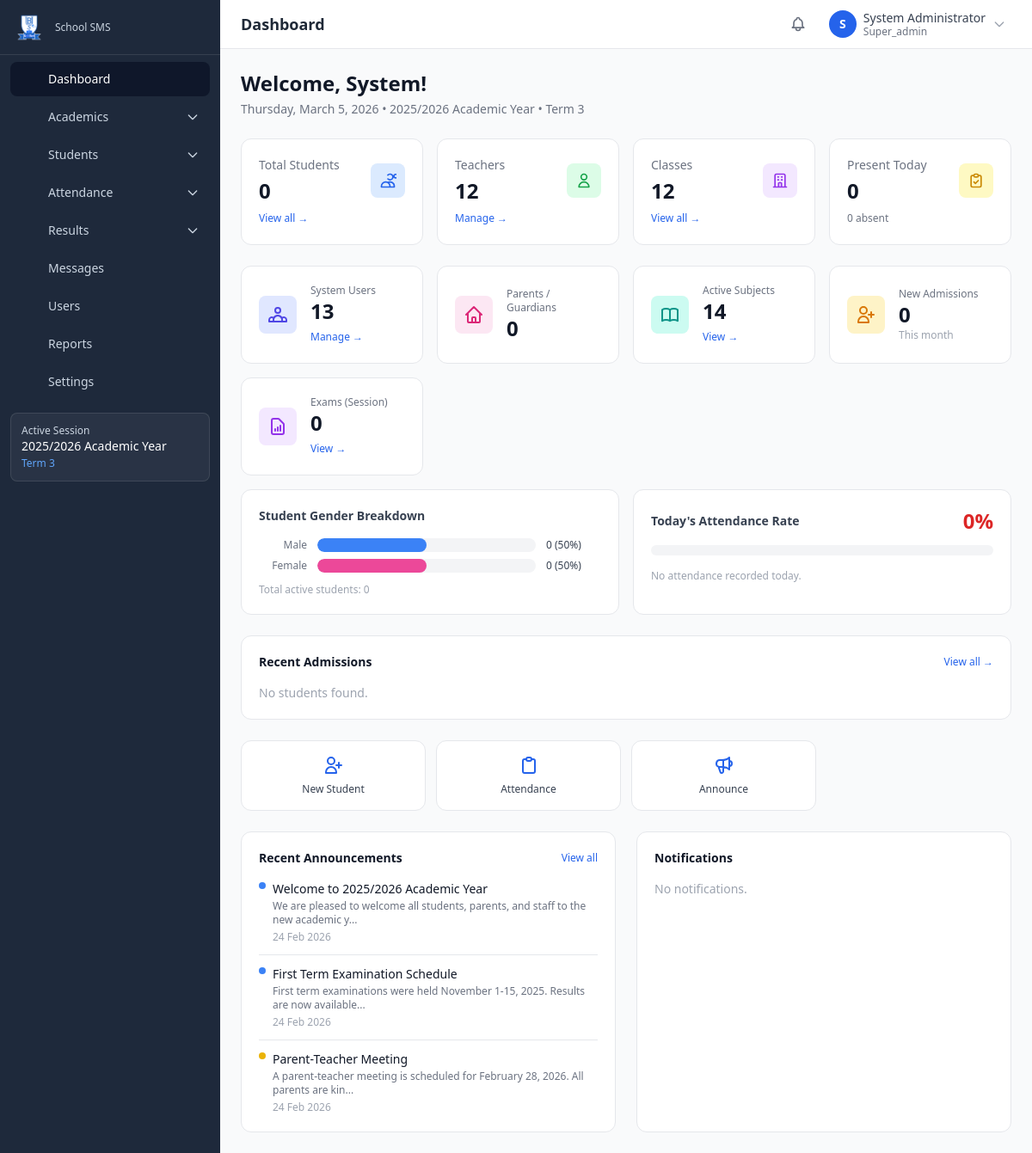
The app's page /dashboard (signed in) with its own data.
### tables this page shows
CREATE TABLE IF NOT EXISTS `academic_sessions` (
    `id` BIGINT UNSIGNED NOT NULL AUTO_INCREMENT,
    `name` VARCHAR(100) NOT NULL,
    `slug` VARCHAR(100) NOT NULL,
    `start_date` DATE NOT NULL,
    `end_date` DATE NOT NULL,
    `is_active` TINYINT(1) NOT NULL DEFAULT 0,
    `created_at` DATETIME NOT NULL DEFAULT CURRENT_TIMESTAMP,
    `updated_at` DATETIME NOT NULL DEFAULT CURRENT_TIMESTAMP ON UPDATE CURRENT_TIMESTAMP,
    PRIMARY KEY (`id`),
    UNIQUE KEY `uk_sessions_slug` (`slug`),
    INDEX `idx_sessions_active` (`is_active`)
);

CREATE TABLE IF NOT EXISTS `terms` (
    `id` BIGINT UNSIGNED NOT NULL AUTO_INCREMENT,
    `session_id` BIGINT UNSIGNED NOT NULL,
    `name` VARCHAR(100) NOT NULL,
    `slug` VARCHAR(100) NOT NULL,
    `start_date` DATE NOT NULL,
    `end_date` DATE NOT NULL,
    `is_active` TINYINT(1) NOT NULL DEFAULT 0,
    `sort_order` INT UNSIGNED NOT NULL DEFAULT 0,
    `created_at` DATETIME NOT NULL DEFAULT CURRENT_TIMESTAMP,
    `updated_at` DATETIME NOT NULL DEFAULT CURRENT_TIMESTAMP ON UPDATE CURRENT_TIMESTAMP,
    PRIMARY KEY (`id`),
    UNIQUE KEY `uk_terms_session_slug` (`session_id`, `slug`),
    INDEX `idx_terms_active` (`is_active`),
    CONSTRAINT `fk_terms_session` FOREIGN KEY (`session_id`) REFERENCES `academic_sessions`(`id`) ON DELETE CASCADE
);

CREATE TABLE IF NOT EXISTS `announcements` (
    `id` BIGINT UNSIGNED NOT NULL AUTO_INCREMENT,
    `title` VARCHAR(255) NOT NULL,
    `content` TEXT NOT NULL,
    `type` ENUM('general','academic','event','emergency','other') NOT NULL DEFAULT 'general',
    `target_roles` VARCHAR(255) DEFAULT NULL,
    `target_classes` VARCHAR(255) DEFAULT NULL,
    `attachment` VARCHAR(500) DEFAULT NULL,
    `is_pinned` TINYINT(1) NOT NULL DEFAULT 0,
    `status` ENUM('draft','published','archived') NOT NULL DEFAULT 'draft',
    `published_at` DATETIME DEFAULT NULL,
    `expires_at` DATETIME DEFAULT NULL,
    `created_by` BIGINT UNSIGNED DEFAULT NULL,
    `created_at` DATETIME NOT NULL DEFAULT CURRENT_TIMESTAMP,
    `updated_at` DATETIME NOT NULL DEFAULT CURRENT_TIMESTAMP ON UPDATE CURRENT_TIMESTAMP,
    PRIMARY KEY (`id`),
    INDEX `idx_ann_status` (`status`),
    INDEX `idx_ann_published` (`published_at`),
    INDEX `idx_ann_type` (`type`),
    CONSTRAINT `fk_ann_creator` FOREIGN KEY (`created_by`) REFERENCES `users`(`id`) ON DELETE SET NULL
);

### modules/dashboard/views/index.php (the view, shortened to what the rows shown need)
<?php
$user = auth_user();
$isSuperAdmin = auth_is_super_admin();
if ($isSuperAdmin) {
    $activeSession = get_active_session();
}
$announcements = db_fetch_all(
    "SELECT title, content, type, created_at FROM announcements
     WHERE status = 'published' AND (published_at IS NULL OR published_at <= NOW())
     AND (expires_at IS NULL OR expires_at >= NOW())
     ORDER BY is_pinned DESC, created_at DESC LIMIT 5"
);
?>
<div class="mb-6">
    <h1 class="text-2xl font-bold text-gray-900">Welcome, <?= e(explode(' ', $user['name'] ?? $user['full_name'] ?? '')[0]) ?>!</h1>
    <p class="text-sm text-gray-500 mt-1">
        <?= date('l, F j, Y') ?>
        <?php $session = get_active_session(); if ($session): ?>
            &bull; <?= e($session['name']) ?>
            <?php $term = get_active_term(); if ($term): ?> &bull; <?= e($term['name']) ?><?php endif; ?>
        <?php endif; ?>
    </p>
</div>
<div class="grid grid-cols-1 lg:grid-cols-2 gap-6">
    <div class="bg-white rounded-xl border border-gray-200 p-5">
        <?php if (empty($announcements)): ?>
            <p class="text-sm text-gray-400">No announcements.</p>
        <?php else: ?>
            <div class="space-y-3">
                <?php foreach ($announcements as $ann): ?>
                    <div class="pb-3 border-b last:border-0 last:pb-0">
                        <div class="flex items-start gap-2">
                            <?php if (($ann['type'] ?? '') === 'emergency'): ?>
                                <span class="mt-0.5 inline-block w-2 h-2 bg-red-500 rounded-full flex-shrink-0"></span>
                            <?php elseif (($ann['type'] ?? '') === 'event'): ?>
                                <span class="mt-0.5 inline-block w-2 h-2 bg-yellow-500 rounded-full flex-shrink-0"></span>
                            <?php else: ?>
                                <span class="mt-0.5 inline-block w-2 h-2 bg-blue-500 rounded-full flex-shrink-0"></span>
                            <?php endif; ?>
                            <div>
                                <p class="text-sm font-medium text-gray-900"><?= e($ann['title']) ?></p>
                                <p class="text-xs text-gray-500 mt-0.5"><?= e(truncate(strip_tags($ann['content']), 80)) ?></p>
                                <p class="text-xs text-gray-400 mt-1"><?= time_ago($ann['created_at']) ?></p>
                            </div>
                        </div>
                    </div>
                <?php endforeach; ?>
            </div>
        <?php endif; ?>
    </div>
</div>
<?php
require APP_ROOT . '/templates/layout.php';

### templates/partials/sidebar.php (shortened to what the rows shown need)
<aside id="sidebar" class="fixed inset-y-0 left-0 z-40 w-64 bg-sidebar-bg sidebar-transition transform -translate-x-full lg:translate-x-0 overflow-y-auto no-print">
    <?php $activeSession = get_active_session(); ?>
    <?php if ($activeSession): ?>
    <div class="mx-3 mb-4 p-3 rounded-lg bg-white/5 border border-white/10">
        <p class="text-xs text-sidebar-text">Active Session</p>
        <p class="text-sm text-white font-medium"><?= e($activeSession['name']) ?></p>
        <?php $activeTerm = get_active_term(); if ($activeTerm): ?>
        <p class="text-xs text-primary-400 mt-0.5"><?= e($activeTerm['name']) ?></p>
        <?php endif; ?>
    </div>
    <?php endif; ?>
</aside>

### records on screen
academic_sessions: name "2025/2026 Academic Year"
terms: name "Term 3"
announcements: title "Welcome to 2025/2026 Academic Year", content "We are pleased to welcome all students, parents, and staff to the new academic y...", created_at "24 Feb 2026"
announcements: title "First Term Examination Schedule", content "First term examinations were held November 1-15, 2025. Results are now available...", created_at "24 Feb 2026"
announcements: type "event" (drawn), title "Parent-Teacher Meeting", content "A parent-teacher meeting is scheduled for February 28, 2026. All parents are kin...", created_at "24 Feb 2026"

### other values on screen
$item['label'] "Dashboard"
$item['label'] "Academics"
$item['label'] "Students"
$item['label'] "Attendance"
$item['label'] "Results"
$item['label'] "Messages"
$item['label'] "Users"
$item['label'] "Reports"
$item['label'] "Settings"
$page_title "Dashboard"
substr($user['name'], 0, 1) "S"
$user['name'] "System Administrator"
$user['roles'][0] "Super_admin"
explode(' ', $user['name'] ?? $user['full_name'] ?? '')[0] "System"
$stats['total_students'] "0"
